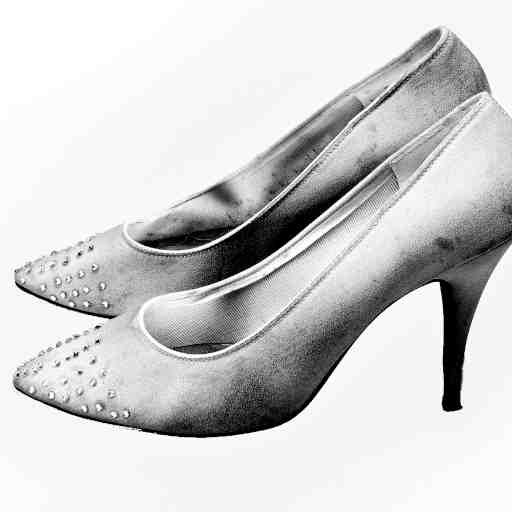
#> input picture toys/python/2d/images_as_values/images/shoes.jpg, 512 x 512 px
$ python multi_raw.py
#> lines starting #> are read from the running program, lines starting #| are printed output that depends on the picture
import numpy as np
import cv2

img_shoes = cv2.imread('./images/shoes.jpg', cv2.IMREAD_GRAYSCALE)
#> img_shoes is the input picture: shape (512, 512); min 0, max 255, mean 207.3
img_pen = cv2.imread('./images/pen.jpg', cv2.IMREAD_GRAYSCALE)
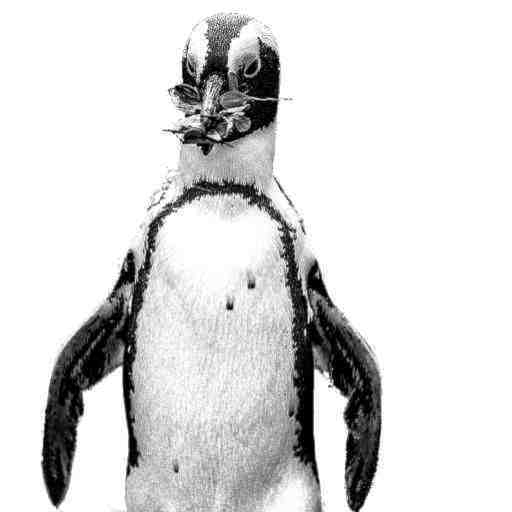
#> input picture toys/python/2d/images_as_values/images/pen.jpg, 512 x 512 px
#> img_pen is the input picture: shape (512, 512); min 0, max 255, mean 218.7
img_noise = cv2.imread('./images/noise.jpg', cv2.IMREAD_GRAYSCALE)
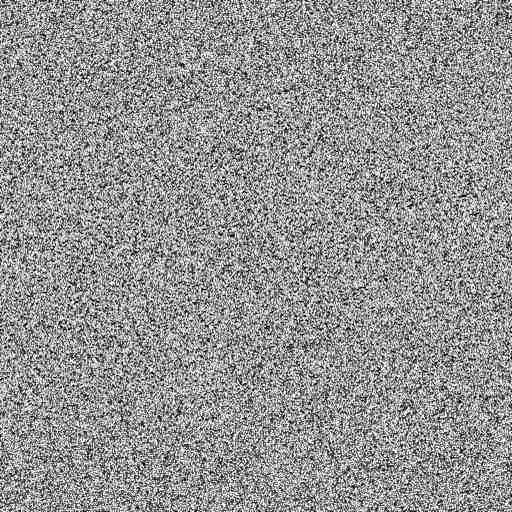
#> input picture toys/python/2d/images_as_values/images/noise.jpg, 512 x 512 px
#> img_noise is the input picture: shape (512, 512); min 0, max 255, mean 148.1

max_val = 255

# Shoes and Noise
element_wise = img_shoes * img_noise
matrix_wise = img_shoes @ img_noise
cv2.imwrite('./output/multi/shoes_by_noise_element.jpg', element_wise)
cv2.imwrite('./output/multi/shoes_by_noise_matrix.jpg', matrix_wise)

element_wise = (img_shoes * img_noise) % max_val
matrix_wise = (img_shoes @ img_noise) % max_val
cv2.imwrite('./output/multi/shoes_by_noise_element_mod.jpg', element_wise)
cv2.imwrite('./output/multi/shoes_by_noise_matrix_mod.jpg', matrix_wise)

element_wise = img_noise * img_shoes
matrix_wise = img_noise @ img_shoes
cv2.imwrite('./output/multi/noise_by_shoes_element.jpg', element_wise)
cv2.imwrite('./output/multi/noise_by_shoes_matrix.jpg', matrix_wise)

element_wise = (img_noise * img_shoes) % max_val
matrix_wise = (img_noise @ img_shoes) % max_val
cv2.imwrite('./output/multi/noise_by_shoes_element_mod.jpg', element_wise)
cv2.imwrite('./output/multi/noise_by_shoes_matrix_mod.jpg', matrix_wise)


# Pen and Noise
element_wise = img_pen * img_noise
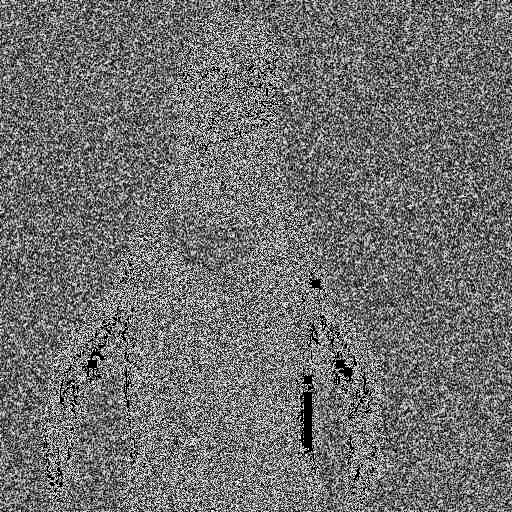
#> element_wise: shape (512, 512); min 0, max 255, mean 111.8
matrix_wise = img_pen @ img_noise
cv2.imwrite('./output/multi/pen_by_noise_element.jpg', element_wise)
cv2.imwrite('./output/multi/pen_by_noise_matrix.jpg', matrix_wise)

element_wise = img_noise * img_pen
matrix_wise = img_noise @ img_pen
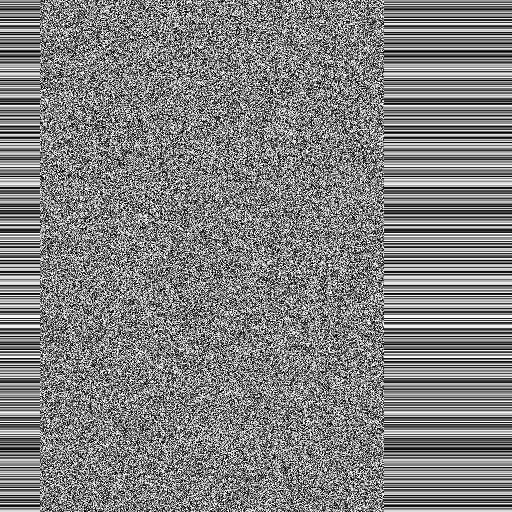
#> matrix_wise: shape (512, 512); min 0, max 255, mean 128.4
cv2.imwrite('./output/multi/noise_by_pen_element.jpg', element_wise)
cv2.imwrite('./output/multi/noise_by_pen_matrix.jpg', matrix_wise)

element_wise = (img_pen * img_noise) % max_val
matrix_wise = (img_pen @ img_noise) % max_val
cv2.imwrite('./output/multi/pen_by_noise_element_mod.jpg', element_wise)
cv2.imwrite('./output/multi/pen_by_noise_matrix_mod.jpg', matrix_wise)

element_wise = (img_noise * img_pen) % max_val
matrix_wise = (img_noise @ img_pen) % max_val
cv2.imwrite('./output/multi/noise_by_pen_element_mod.jpg', element_wise)
cv2.imwrite('./output/multi/noise_by_pen_matrix_mod.jpg', matrix_wise)


# Shoes and Pen
element_wise = img_shoes * img_pen
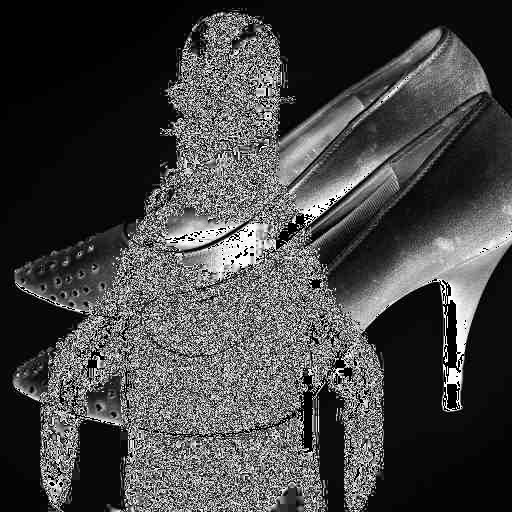
#> element_wise: shape (512, 512); min 0, max 255, mean 68.2
matrix_wise = img_shoes @ img_pen
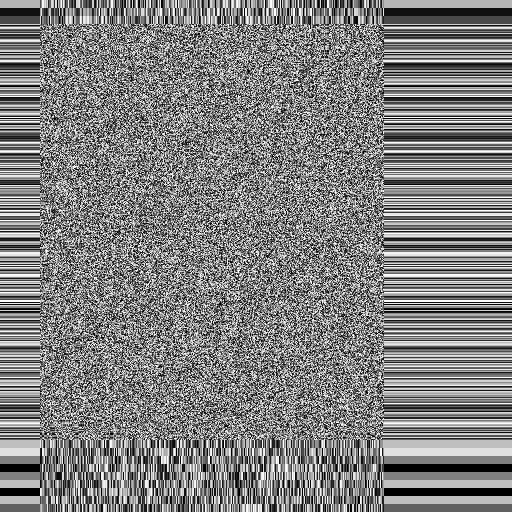
#> matrix_wise: shape (512, 512); min 0, max 255, mean 127.8
cv2.imwrite('./output/multi/shoes_by_pen_element.jpg', element_wise)
cv2.imwrite('./output/multi/shoes_by_pen_matrix.jpg', matrix_wise)

element_wise = img_pen * img_shoes # elementwise multi is commutative
matrix_wise = img_pen @ img_shoes  # matrix multi is non-commutative
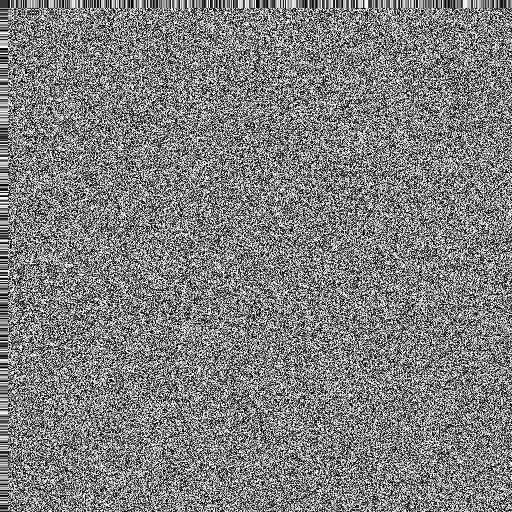
#> matrix_wise: shape (512, 512); min 0, max 255, mean 127.4
cv2.imwrite('./output/multi/pen_by_shoes_element.jpg', element_wise)
cv2.imwrite('./output/multi/pen_by_shoes_matrix.jpg', matrix_wise)

element_wise = (img_shoes * img_pen) % max_val
matrix_wise = (img_shoes @ img_pen) % max_val
cv2.imwrite('./output/multi/shoes_by_pen_element_mod.jpg', element_wise)
cv2.imwrite('./output/multi/shoes_by_pen_matrix_mod.jpg', matrix_wise)

element_wise = (img_pen * img_shoes) % max_val # elementwise multi is commutative
matrix_wise = (img_pen @ img_shoes) % max_val  # matrix multi is non-commutative
cv2.imwrite('./output/multi/pen_by_shoes_element_mod.jpg', element_wise)
cv2.imwrite('./output/multi/pen_by_shoes_matrix_mod.jpg', matrix_wise)
